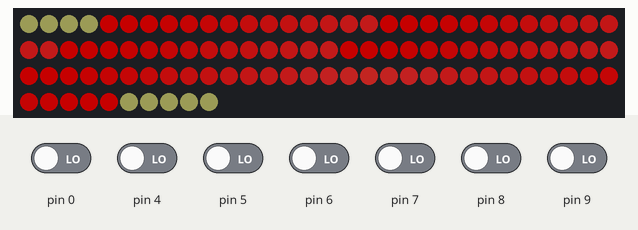
Bench run of a sketch on a simulated Arduino Uno, built with avr-gcc and run on an emulated ATmega328P. Shown: 100 RGB LEDs in strip order, left to right, continuing on the next row. The test bench sets the inputs (shaded band); at power-on: pin 0, pin 4–9 LOW. Dim RGB values are drawn brighter than linear.

Above: at 2.2 s.
2.3 s: pin 0 driven HIGH
At 4.18 s:
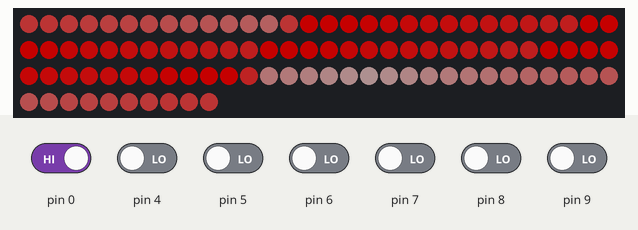
5.3 s: pin 8 driven HIGH
At 6.3 s:
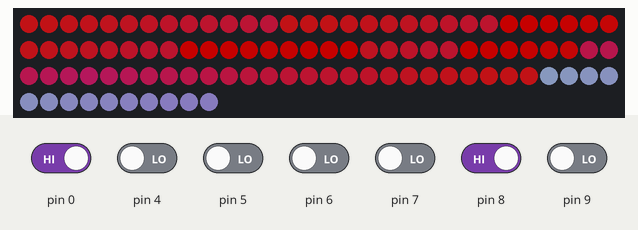
8.2 s: pin 4 driven HIGH
At 9.95 s:
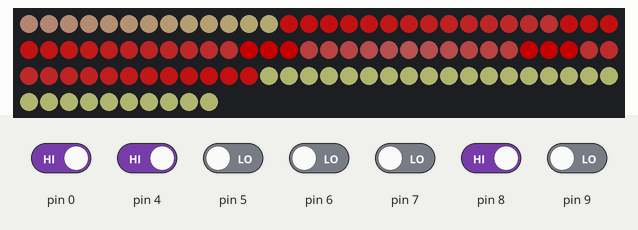
10.6 s: pin 7 driven HIGH
At 11.18 s:
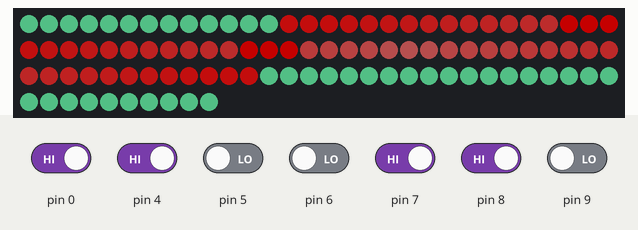
13.1 s: pin 5 driven HIGH
At 13.63 s:
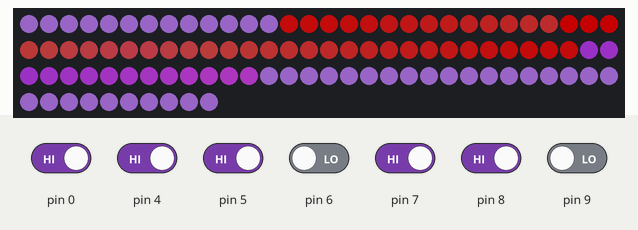
14.9 s: pin 6 driven HIGH
At 16.7 s:
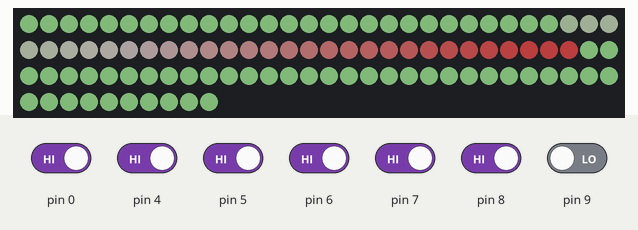
Timing chart, 0 to 18.2 s (numbered marks = the images above; inputs shaded):
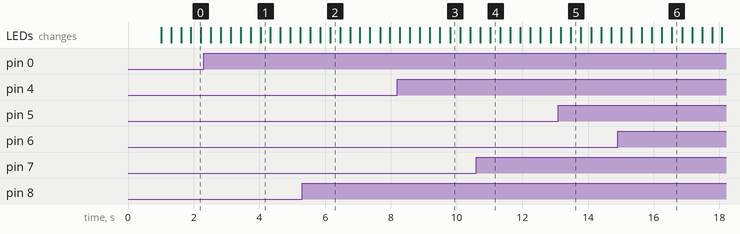

The sketch:

TunnelVision.ino
```cpp
#include <FastLED.h>

FASTLED_USING_NAMESPACE

#define DATA_PIN    3  //Datapin
#define LED_TYPE    WS2811
#define COLOR_ORDER GRB
#define NUM_LEDS    100  //Antall led
CRGB leds[NUM_LEDS];

#define NUM_BOX 6  //Antall soner
const int firstBox = 4; //Pinen til den første boksen
int box[NUM_BOX];

//Diverse variabler
int pos = 0;
int prevCount = 0;
int nextCount = 0;

//Diverse konstanter
const int countMax = 400;
const int countTresh = 300;
const int diff = 14; //Størrelsen på hver sone
const int buff = diff; //Buffer for hvor langt lysene kan gå

//Diverse vektorer
int count[NUM_BOX]; //Vektor med informasjon om hvor lenge det er siden noen ble registrert i en sone
int posvec[NUM_BOX]; //Posisjonen til sonene
int lightVec[NUM_BOX*2]; //Posisjonen til LEDene som lyser

const int del = 2; //Delay for lysets bevegelse
int delCount = del;
const int lightStep = 1; //Hvor langt lyset flytter seg

//Startverdier for bakgrunnsfarge
uint8_t r0 = 200;
uint8_t g0 = 70;
uint8_t b0 = 4;

bool activeState = LOW; //Spesifiserer om sensorene er aktivt lave eller aktivt høye

#define BRIGHTNESS          96
#define FRAMES_PER_SECOND  120

void setup() {
  delay(1000);

  //Fyller inn verdier i vektorene
  for(int i=0; i<NUM_BOX; i++){
    box[i]=firstBox+i;
    pinMode(box[i], INPUT);

    count[i]=0;
    posvec[i]=(i+1)*diff;
    lightVec[i*2]=-1;
    lightVec[i*2+1]=-1;
  }

  FastLED.addLeds<LED_TYPE,DATA_PIN,COLOR_ORDER>(leds, NUM_LEDS).setCorrection(TypicalLEDStrip);


  FastLED.setBrightness(BRIGHTNESS);
}


void loop()
{

  FastLED.show(); //Oppdater lysene
  FastLED.delay(1000/FRAMES_PER_SECOND);

  // do some periodic updates
  EVERY_N_MILLISECONDS( 20 ) { colourUpdate(); } //Oppdaterer bakgrunnsfargen
  lysTing(); //Hovedfunksjonen


}


void lysTing(){
  lysFade(); //Fader lysene mot bakgrunnsfargen


  //Sjekker om boksene er aktive
  for(int i=0; i<NUM_BOX; i++){
    if(digitalRead(box[i])==activeState&&count[i]<countTresh){
      count[i]=countMax;
    }

  }


  for(int i=0; i<NUM_BOX; i++){

    if(count[i]>=countMax-1){
      //Forhindrer indeksfeil
      if(i==NUM_BOX-1){
        nextCount=countTresh;
      }
      else{
        nextCount=count[i+1];
      }

      if(i==0){
        prevCount=countTresh;
      }
      else{
        prevCount=count[i-1];
      }

      //Sjekkr om noen går bakover
      if(nextCount>0 && nextCount>prevCount){
        lightVec[2*i]=posvec[i]+diff;
      }

      //Sjekker om noen går forover
      if(prevCount>0 && prevCount>=nextCount){
        lightVec[2*i+1]=posvec[i]-diff;
      }
    }

    if(count[i]>0){
      count[i]--;
    }

  }


  if(delCount<1){ //Delay for å styre farten
    delCount=del;
    for(int i=0; i<NUM_BOX*2; i++){

      if(lightVec[i]>=0){
        leds[lightVec[i]-1] = CRGB::Red; //Setter fargen på lysene
        leds[lightVec[i]] = CRGB::Red;
        leds[lightVec[i]+1] = CRGB::Red;
        if(i%2==0){
          lightVec[i]-=lightStep; //Beveger lyset bakover
          if(lightVec[i]<posvec[i/2]-buff){//Stopper lyset om det går for langt
            lightVec[i]=-1;
          }
        }
        else{
          lightVec[i]+=lightStep;//Beveger lyset framover
          if(lightVec[i]>posvec[(i-1)/2]+buff){//Stopper lyset om det går for langt
            lightVec[i]=-1;
          }
        }
      }
    }
  }
  else{
    delCount--; //Teller videre på delayen
  }

}

void lysFade(){ //Fader fargene mot bakgrunnsfargen
  for(int i=0; i<NUM_LEDS; i++){
    if(leds[i].r>r0){
      leds[i].r--;
    }
    else if(leds[i].r<r0){
      leds[i].r++;
    }

    if(leds[i].g>g0){
      leds[i].g--;
    }
    else if(leds[i].g<g0){
      leds[i].g++;
    }

    if(leds[i].b>b0){
      leds[i].b--;
    }
    else if(leds[i].b<b0){
      leds[i].b++;
    }

  }

}

void colourUpdate(){ //Oppdaterer bakgrunnsfargen
  r0++;
  g0++;
  b0++;

}
```
